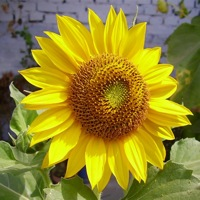
#> input picture flower.jpg, 200 x 200 px
$ python main.py
#> lines starting #> are read from the running program, lines starting #| are printed output that depends on the picture; after the words box and inside, x2 and y2 are one past the last pixel; in counts of white or black regions, pixels touching at a corner belong together
#!/usr/bin/env python3
from PIL import Image
import numpy as np

# * limits rgb between 0 and 255
def contrains(x):
    return (255 if x > 255 else 0 if x < 0 else x)
# * convert array in  pillow Image
def arrayToIMG(arr):
    newIMG = Image.fromarray(arr)
    # save -> newIMG.save("img.jpg")
    newIMG.show()
# * simple treshold filter
def tresholdIMG(treshold, img):
    data = np.array(img)
    for y in range(0, img.height):
        for x in range(0, img.width):
            data[y][x] = ([255,255,255] if (data[y][x].sum() // 3) > treshold
                        else  [0,0,0])
    return data
# * Simple image bright filter
def brightIMG(perc, img):
    data = np.array(img)
    for y in range(0, img.height):
        for x in range(0, img.width):
            rgb = []
            for i in data[y][x]:
                rgb.append((contrains(int(i+perc))))
            data[y][x] = rgb
    return data
# *  Rotate a image
def rotateIMG(angle, img):
    data = np.array(img)
    data2 = np.zeros((img.width,img.height,3),dtype="uint8")

    x0 = img.width//2
    y0 = img.height//2

    radians =float(angle*(np.pi /180))

    for x in range(img.width):
        for y in range(img.height):
            sinT =  np.sin(radians)
            cosT = np.cos(radians)

            x2 = cosT * (x - x0) - sinT * (y - y0) + x0
            y2 = sinT * (x - x0) + cosT * (y - y0) + y0

            x2 = int(x2)
            y2 = int(y2)

            if(x2 in range(img.width) and y2 in range(img.height)):
                data2[x2][y2] = data[x][y]
    return data2

if __name__ == "__main__":
    im = Image.open("flower.jpg")
#> im is the input picture: PIL image 200x200 RGB; mean R, G, B 148.6, 135.9, 43.3
    im.show()

    data = tresholdIMG(100, im)
#> after the loop in tresholdIMG, `for y in range(0, img.height):`:
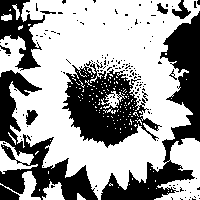
#> data: shape (200, 200, 3); 61.5% white; 152 black regions (141 under 20 px), largest, box (x1, y1, x2, y2) and area: (101, 11, 200, 200) 4817, (62, 61, 162, 148) 4151, (0, 70, 98, 200) 4128
    arrayToIMG(data)
    data = brightIMG(-100, im)
#> after the loop in brightIMG, `for y in range(0, img.height):`:
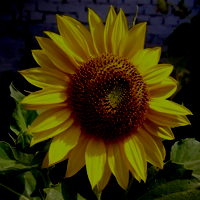
#> data: shape (200, 200, 3); mean R, G, B 55.8, 45.3, 5.6
    arrayToIMG(data)
    data = brightIMG(100, im)
#> call 2 of brightIMG, with perc = 100
#> after the loop in brightIMG (call 2), `for y in range(0, img.height):`:
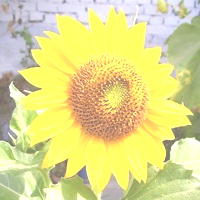
#> data: shape (200, 200, 3); mean R, G, B 224.9, 219.6, 143.1
    arrayToIMG(data)
    data = rotateIMG(90, im)
#> after the loop in rotateIMG, `for x in range(img.width):`:
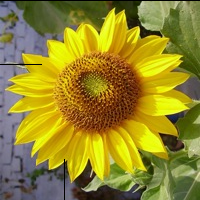
#> data2: shape (200, 200, 3); mean R, G, B 147.9, 135.2, 42.7
    arrayToIMG(data)
